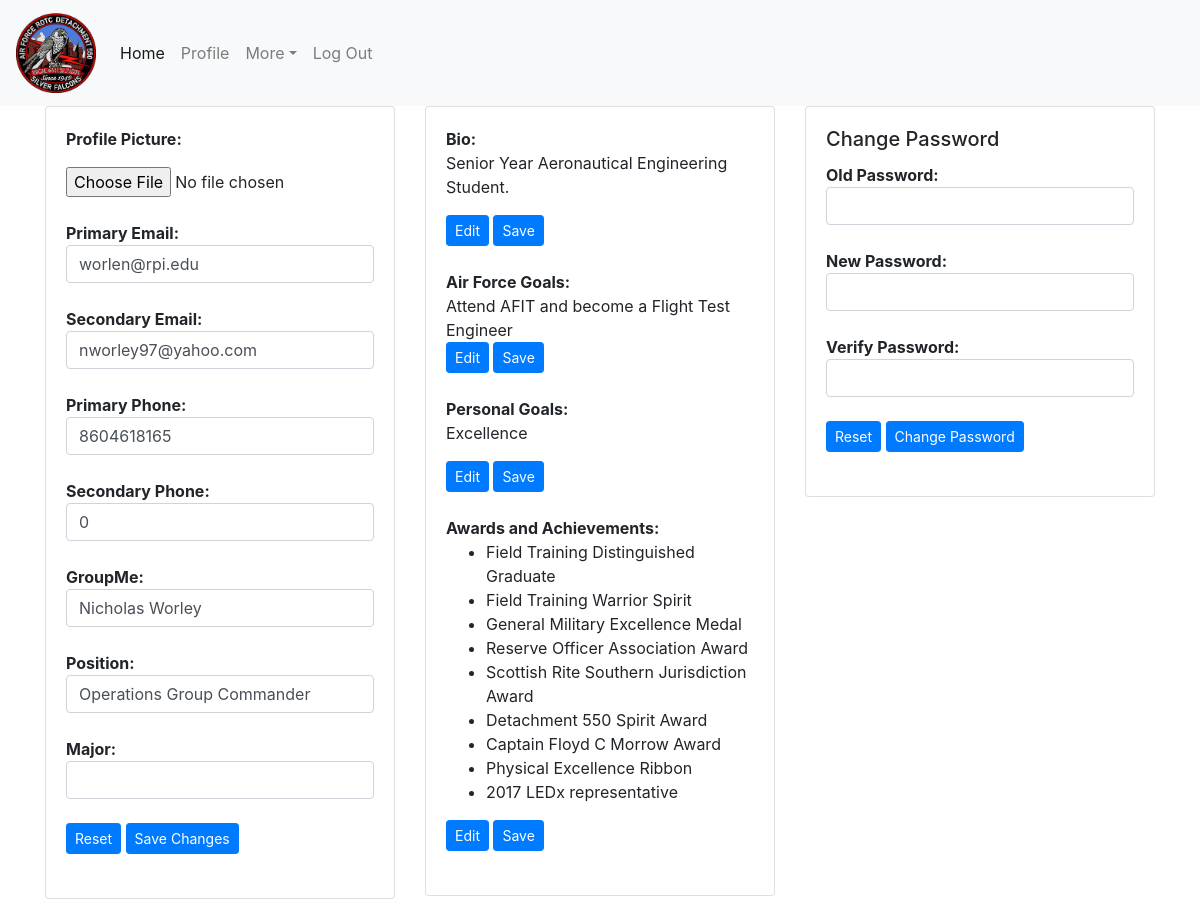
/editprofile.php (signed in), run on an earlier commit of the app's database.
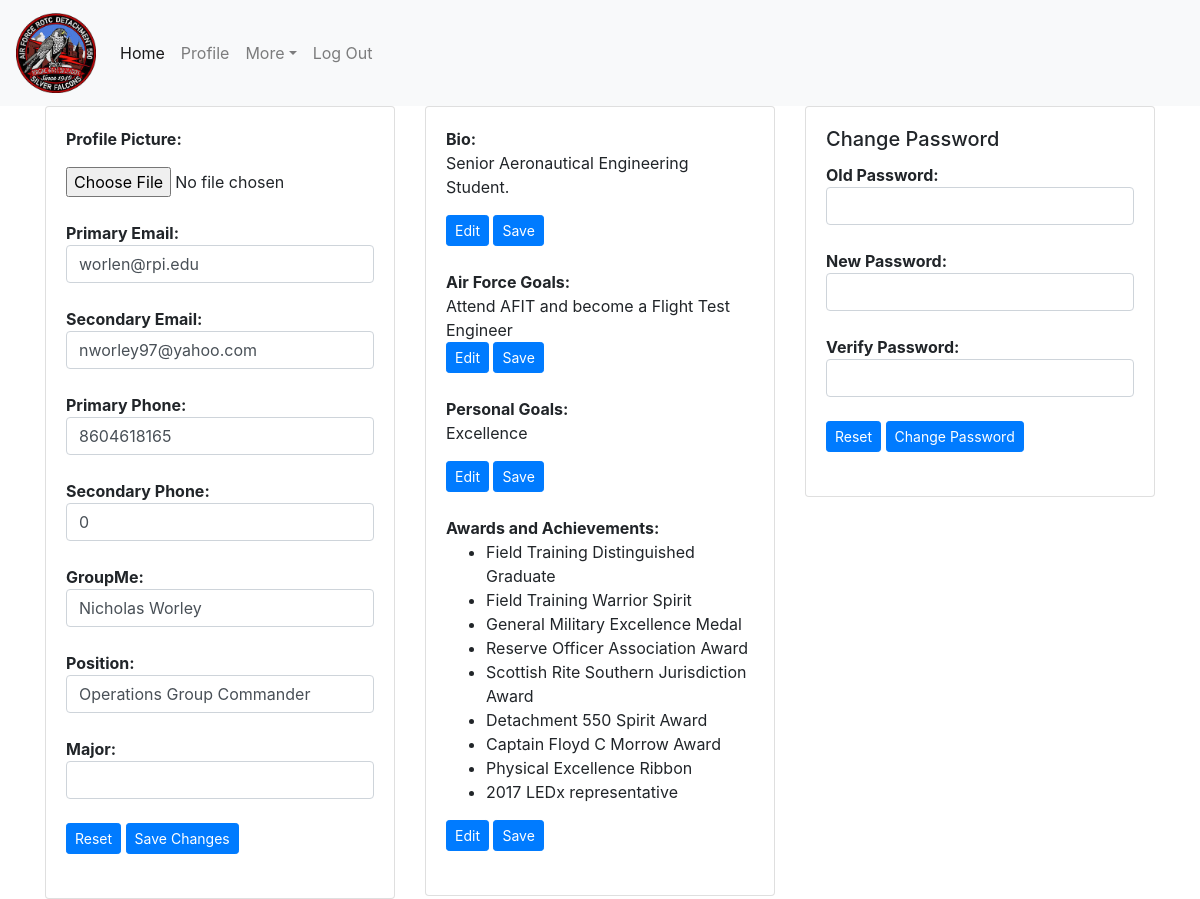
And on a later commit of the database.
### tables this page shows
CREATE TABLE `cadet` (
  `firstName` varchar(255) DEFAULT NULL,
  `rank` varchar(25) DEFAULT NULL,
  `rin` int(11) NOT NULL,
  `primaryEmail` varchar(100) DEFAULT NULL,
  `secondaryEmail` varchar(255) DEFAULT NULL,
  `primaryPhone` bigint(15) NOT NULL,
  `secondaryPhone` bigint(15) DEFAULT NULL,
  `password` varchar(255) DEFAULT NULL,
  `bio` text,
  `flight` varchar(20) NOT NULL,
  `position` varchar(100) DEFAULT NULL,
  `groupMe` varchar(50) NOT NULL,
  `AFGoals` text,
  `awards` text,
  `middleName` varchar(255) DEFAULT NULL,
  `lastName` varchar(255) NOT NULL,
  `PGoals` text NOT NULL,
  `admin` tinyint(1) NOT NULL DEFAULT '0',
  `rfid` int(10) DEFAULT NULL
);

### assets/objects/cadet.php (called while the page is built, shortened)
<?php
class cadet {
    var $primEmail;
    var $secEmail;
    var $primPhone;
    var $secPhone;
    var $bio;
    var $position;
    var $groupMe;
    var $PGoals;
    var $AGoals;
    var $awards;
    public function __construct( $rin, $mysqli )
    {
        $sql = "SELECT * FROM cadet WHERE rin = (?)";
        $stmt = $mysqli->prepare($sql);
        if(!($stmt->bind_param( "i", $rin )))
        {
            echo "Prepared statement bind failed!";
        }
        $stmt->execute();
        $result = $stmt->get_result();
        $row = $result->fetch_assoc();
        $this->primEmail = $row['primaryEmail'];
        $this->secEmail = $row['secondaryEmail'];
        $this->primPhone = $row['primaryPhone'];
        $this->secPhone = $row['secondaryPhone'];
        $this->bio = $row['bio'];
        $this->position = $row['position'];
        $this->groupMe = $row['groupMe'];
        $this->AGoals = $row['AFGoals'];
        $this->PGoals = $row['PGoals'];
        $this->awards = $row['awards'];
    }
    function getPrimEmail() {
        return $this->primEmail;
    }
    function getSecEmail() {
        return $this->secEmail;
    }
    function getPrimPhone() {
        return $this->primPhone;
    }
    function getSecPhone() {
        return $this->secPhone;
    }
    function getBio() {
        return $this->bio;
    }
    function getPosition() {
        return $this->position;
    }
    function getGroupMe() {
        return $this->groupMe;
    }
    function getPersonalGoals() {
        return $this->PGoals;
    }
    function getAirForceGoals() {
        return $this->AGoals;
    }
    function getAwards() {
        return $this->awards;
    }
}
?>

### editprofile.php (the view, shortened to what the changed rows need)
<?php
include('./assets/inc/header.php');
?>
<head>
</head>
<div class="container">
  <div class="row">
    <div class="col-4">
      <div class="card">
        <div class="card-body">
          <form action="updateProfile.php" method="post" enctype="multipart/form-data" onsubmit="return validateForm()" name="genInfo">
            <p><strong>Profile Picture: </strong></p><input type="file" placeholder="Enter name here" name="file"><br><br>
            <div>
                <strong>Primary Email:</strong><br>
                <input class="form-control" id="pemail" type="text" name="pemail" size="30" value="<?php echo $cadet->getPrimEmail() ?>"/>
            </div><br>
            <div>
                <strong>Secondary Email:</strong><br>
                <input class="form-control" type="text" name="semail" size="30" value="<?php echo $cadet->getSecEmail() ?>"/>
            </div><br>
            <div>
                <strong>Primary Phone:</strong><br>
                <input class="form-control" id="pphone" type="text" name="pphone" size="30" value="<?php echo $cadet->getPrimPhone() ?>"/>
            </div><br>
            <div>
                <strong>Secondary Phone:</strong><br>
                <input class="form-control" type="text" name="sphone" size="30" value="<?php echo $cadet->getSecPhone() ?>"/>
            </div><br>
            <div>
                <strong>GroupMe:</strong><br>
                <input class="form-control" type="text" name="groupme" size="30" value="<?php echo $cadet->getGroupMe() ?>"/>
            </div><br>
            <div>
                <strong>Position:</strong><br>
                <input class="form-control"type="text" name="position" size="30" value="<?php echo $cadet->getPosition() ?>"/>
            </div><br>
            <br>
        </form><br>
      </div>
    </div>
  </div>
    <div class="col-4">
      <div class="card">
        <div class="card-body">
          <strong>Bio: </strong>
          <div class="cadetBio"><?php echo $cadet->getBio(); ?></div>
          <button id="edit" class="btn btn-sm btn-primary" onclick="editBio()" type="button">Edit</button>
          <button id="save" class="btn btn-sm btn-primary" onclick="saveBio()" type="button">Save</button><br><br>
          <strong>Air Force Goals: </strong>
          <div class="afGoals"><?php echo $cadet->getAirForceGoals(); ?></div>
          <button id="edit" class="btn btn-sm btn-primary" onclick="editAFG()" type="button">Edit</button>
          <button id="save" class="btn btn-sm btn-primary" onclick="saveAFG()" type="button">Save</button><br><br>
          <strong>Personal Goals: </strong>
          <div class="pGoals"><?php echo $cadet->getPersonalGoals(); ?></div>
          <button id="edit" class="btn btn-sm btn-primary" onclick="editPG()" type="button">Edit</button>
          <button id="save" class="btn btn-sm btn-primary" onclick="savePG()" type="button">Save</button><br><br>
          <strong>Awards and Achievements: </strong>
          <div class="awards"><?php echo $cadet->getAwards() ?></div>
          <button id="edit" class="btn btn-sm btn-primary" onclick="editAA()" type="button">Edit</button>
          <button id="save" class="btn btn-sm btn-primary" onclick="saveAA()" type="button">Save</button><br><br>
        </div>
      </div>
    </div>
  </div>
</div>

What changed in the data, as far as the page shows it:
changed cadet "Attend AFIT and become a Flight Test Engineer": bio "Senior Year Aeronautical Engineering Student." → "Senior Aeronautical Engineering Student."
